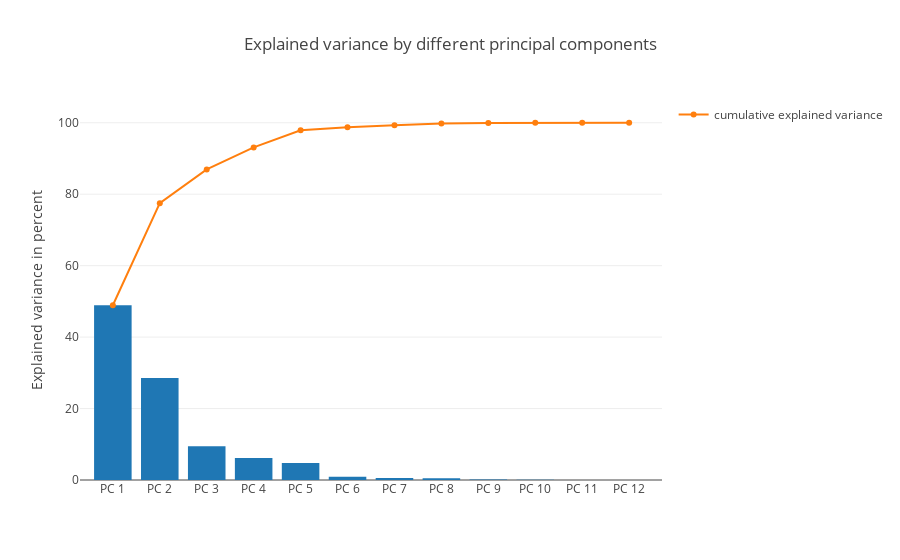

Notebook cell for this chart:
### Markdown cell above
### 5.2 Variance of principal components

### Code cell
#Compute self and cumulative variance of each PCA component
tot = sum(eig_vals)
var_exp = [(i / tot)*100 for i in sorted(eig_vals, reverse=True)]
cum_var_exp = numpy.cumsum(var_exp)

#Plot variance of each component
trace1 = go.Bar(
        x=['PC %s' %i for i in range(1,Y.shape[1])],
        y=var_exp,
        showlegend=False)

trace2 = go.Scatter(
        x=['PC %s' %i for i in range(1,Y.shape[1])], 
        y=cum_var_exp,
        name='cumulative explained variance')

data = go.Data([trace1, trace2])

layout = go.Layout(
    title='Explained variance by different principal components',  
    hovermode="closest",
    yaxis=go.YAxis(title='Explained variance in percent'))

fig = go.Figure(data=data, layout=layout)
po.iplot(fig)

### Figure 1 — Plotly figure (JSON) as saved in the notebook; plotly's stock layout.template omitted (floating-point values rounded to 4 significant figures)
{"data": [{"showlegend": false, "type": "bar", "x": ["PC 1", "PC 2", "PC 3", "PC 4", "PC 5", "PC 6", "PC 7", "PC 8", "PC 9", "PC 10", "PC 11", "PC 12"], "y": [48.91, 28.58, 9.454, 6.151, 4.778, 0.8851, 0.5488, 0.4627, 0.1481, 0.04879, 0.01888, 0.01065, -1.201e-15]}, {"name": "cumulative explained variance", "type": "scatter", "x": ["PC 1", "PC 2", "PC 3", "PC 4", "PC 5", "PC 6", "PC 7", "PC 8", "PC 9", "PC 10", "PC 11", "PC 12"], "y": [48.91, 77.49, 86.95, 93.1, 97.88, 98.76, 99.31, 99.77, 99.92, 99.97, 99.99, 100.0, 100.0]}], "layout": {"hovermode": "closest", "title": "Explained variance by different principal components", "yaxis": {"title": "Explained variance in percent"}}}
